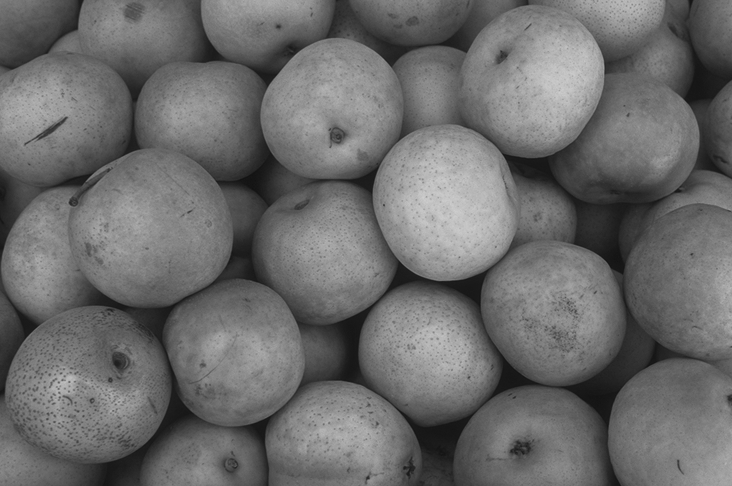
#> input picture Assignment 1/pears.png, 732 x 486 px
$ jupyter execute --allow-errors DIP_PA1.ipynb   (shell and % lines are left out)   (older library calls are emulated)
#> lines starting #> are read from the running program, lines starting #| are printed output that depends on the picture
[cell 1]
from __future__ import print_function, division   # Python 2/3 compatibility
from skimage import io                            # utilities to read and write images in various formats
import numpy as np                                # array manipulation package
import matplotlib.pylab as plt                    # plotting package
plt.rcParams['figure.figsize'] = (15, 10)         # set default figure size
plt.rcParams['image.cmap'] = 'gray'               # set default colormap to gray

# Digital Image Processing - Programming Assignment \#1

The following progamming assignment involves basic histogram processing and spatial domain image (sharpening) filtering tasks. The deadline for returning your work is **31 March 2021 at 23:59. Please, follow carefully the submission instructions given in the end of this notebook.** You are encouraged to seek information in other places than the course book and lecture material but remember **list all your sources under references**.

If you experience problems that you cannot solve using the course material or the Python documentation, or have any questions regarding to the programming assignments, please do not hesitate to contact the course assistant by e-mail at the address XX.

**At first, fill in your personal details below.**

# Personal details:

* **Name(s) and student ID(s): XX**
* **Contact information: XX**

# 1. Histogram operations

In the following, you will have to analyze two images, `pears.png` and `pout.tif`, and their histograms, and to compare the results of two histogram operations, namely histogram equalization and stretching.

Now, perform the following operations in the reserved code cells and answer to the questions written in **bold** into the reserved spaces in **Finnish or English**.

**1.1. Display the images `pears.png` and `pout.tif` and their histograms in the same figure.**

Hint: You can plot the histogram of an image with matplotlib's __[`hist()`](https://matplotlib.org/devdocs/api/_as_gen/matplotlib.pyplot.hist.html)__ function but please note that you have to ravel the pixels of the 2D image into 1D array first.

[cell 2]
# read the test images
pears = io.imread("pears.png")
#> pears is the input picture: shape (486, 732); min 17, max 206, mean 107.5
pout = io.imread("pout.tif")
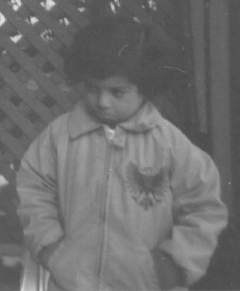
#> input picture Assignment 1/pout.tif, 240 x 291 px
#> pout is the input picture: shape (291, 240); min 74, max 224, mean 110.3
# display the images and their histograms in the same figure
from matplotlib import pyplot
fig = pyplot.figure()
rows = 3
columns = 1

fig.add_subplot(rows, columns, 1)
plt.hist(pears.flatten(),alpha=0.5,label="pears")
plt.hist(pout.flatten(),alpha=0.5,label="pout")
pyplot.legend(loc='upper right')

fig.add_subplot(rows, columns, 2)
pyplot.imshow(pears)

fig.add_subplot(rows, columns, 3)
pyplot.imshow(pout)

pyplot.show()
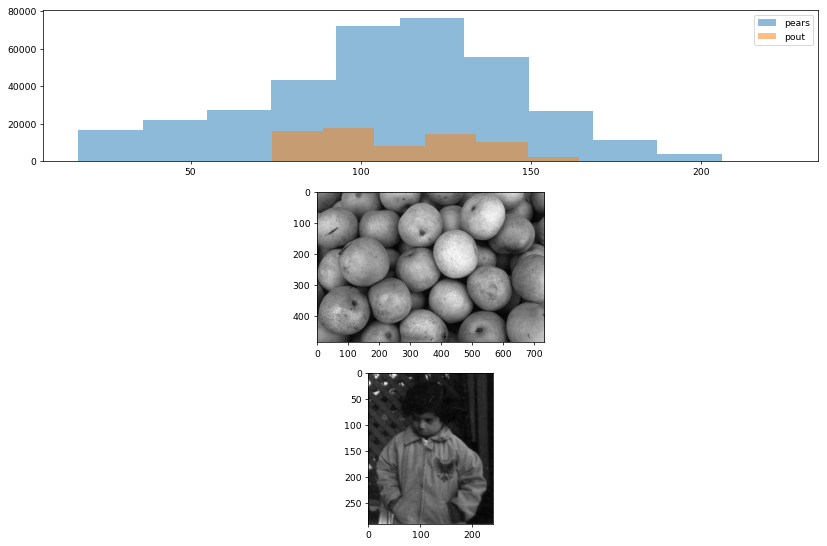
#> figure drawn by matplotlib, 3 panels; panel 1: tallest bar 76636 high, from x = 111.5 to 130.4; panel 1: tallest bar 17940 high, from x = 89 to 104

**Compare the two images and their histograms. What can you say about the contrast of the images?**

`The contrast of the image "pears" is a lot higher than that of the image "pout". This conclusion can be made because of the much wider histogram of "pears" compared to "pout".`

### Histogram equalization

**1.2. Perform histogram equalization with the function __[`exposure.equalize_hist()`](http://scikit-image.org/docs/dev/api/skimage.exposure.html#skimage.exposure.equalize_hist)__ and display the resulting images and their histograms in the same figure.**

Hint: Please note that `exposure.equalize_hist()` function returns `float64` image. You need to __[convert the image back to `uint8`](http://scikit-image.org/docs/dev/user_guide/data_types.html)__ after histogram equalization so that the intensity value range of the resulting and original histograms are comparable.

[cell 3]
from skimage import exposure
from skimage import img_as_ubyte

# perform histogram equalization and convert data type from 'float64' back to 'uint8' after histogram equalization
pearseq = img_as_ubyte(exposure.equalize_hist(pears))
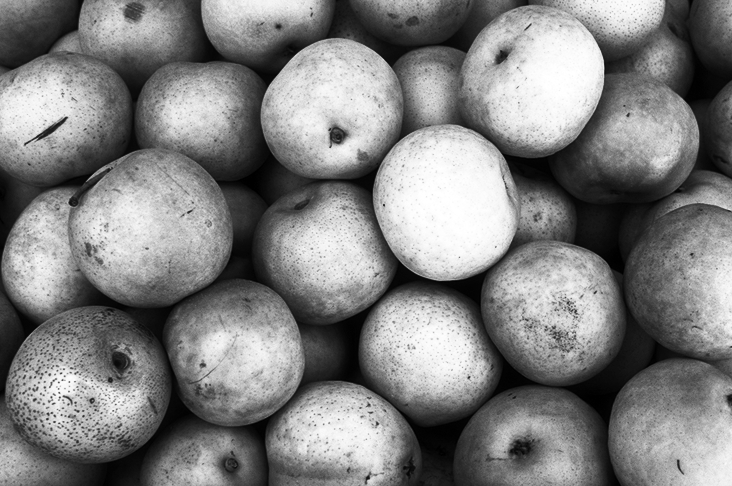
#> pearseq: shape (486, 732); min 0, max 255, mean 128.5
pouteq = img_as_ubyte(exposure.equalize_hist(pout))
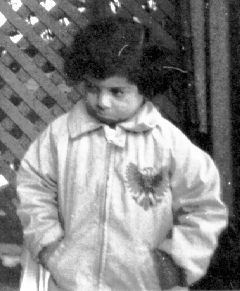
#> pouteq: shape (291, 240); min 0, max 255, mean 130.4
# display resulting images and their histograms in the same figure
fig = pyplot.figure()
rows = 3
columns = 1

fig.add_subplot(rows, columns, 1)
plt.hist(pearseq.flatten(),alpha=0.5,label="pears")
plt.hist(pouteq.flatten(),alpha=0.5,label="pout")
pyplot.legend(loc='upper right')

fig.add_subplot(rows, columns, 2)
pyplot.imshow(pearseq)

fig.add_subplot(rows, columns, 3)
pyplot.imshow(pouteq)

pyplot.show()
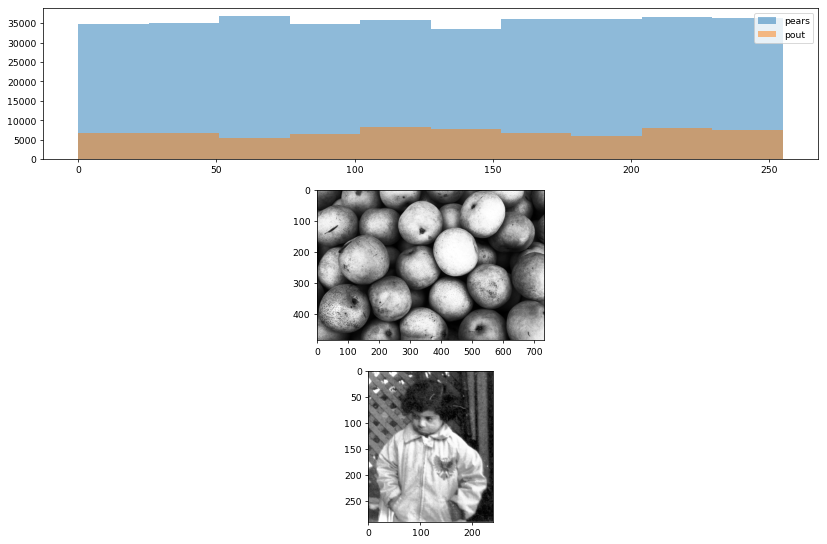
#> figure drawn by matplotlib, 3 panels; panel 1: tallest bar 36953 high, from x = 51 to 76.5; panel 1: tallest bar 8315 high, from x = 102 to 127.5

**Again, compare the two images. Did histogram equalization help in increasing image contrast? Why or why not?**

`Histogram equalization did increase the image contrast for both images. This conclusion can be made because the histogram bars now cover the entire range from 0 to 255`

### Contrast stretching

Another way of improving the contrast in an image is to simply stretch the original pixel values over an extended dynamic range using a linear scaling function. For instance, in case of an `uint8` image, the desired value range of a contrast-stretched image could be the full range from 0 to 255.

Intuitively, one could perform contrast-stretching by selecting the minimum and maximum values of the original image and map these values to 0 and 255, respectively, and linearly scale all other pixel values in between accordingly. However, even a single outlier pixel value (high or low) can affect the input scaling range too much when outcome of the histogram stretching is not particularly good.

A more robust approach is to map the intensity values so that e.g. 1st and 99th percentiles of the histogram are saturated at the minimum and maximum values of the desired intensity range. In other words, 1% of the pixels of both low and high intensities will be mapped to 0 and 255 in the contrast-stretched image while rest are scaled linearly in between.

**1.3. Now, perform contrast stretching on the original images with the help of functions __[`np.percentile()`](https://docs.scipy.org/doc/numpy-dev/reference/generated/numpy.percentile.html)__ and __[`exposure.rescale_intensity()`](http://scikit-image.org/docs/dev/api/skimage.exposure.html#skimage.exposure.rescale_intensity)__ so that the full range from 0 and 255 is utilized based on the 1st and 99th percentiles of their histograms. Then, display the resulting images and their histograms in the same figure.**

[cell 4]
# find the 1st and 99th percentiles of each image
pearsper = tuple(np.percentile(pears,[1,99]))
#> pearsper = (24, 189)
poutper = tuple(np.percentile(pout,[1,99]))
#> poutper = (78, 161)
# rescale the intensities of both images to full 'uint8' range [0, 255] based on their 1st and 99th percentiles
pearsrs = exposure.rescale_intensity(pears, pearsper)
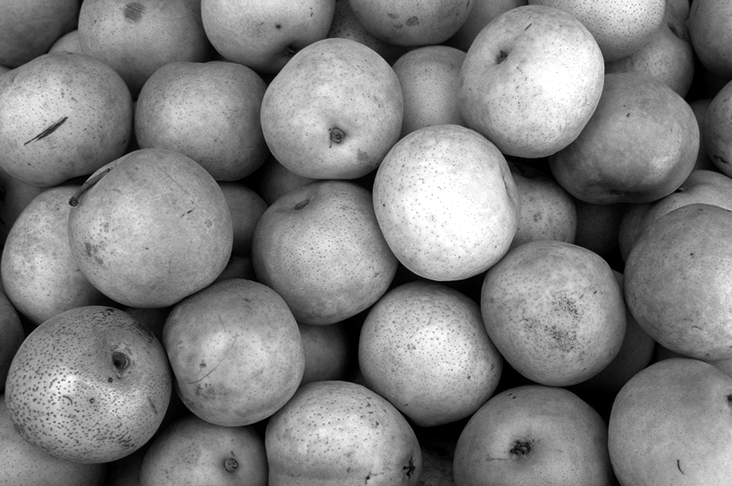
#> pearsrs: shape (486, 732); min 0, max 255, mean 128.5
poutrs = exposure.rescale_intensity(pout, poutper)
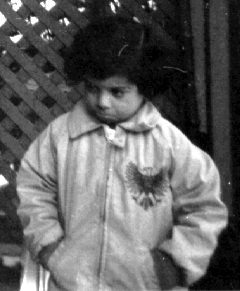
#> poutrs: shape (291, 240); min 0, max 255, mean 98.2
# display resulting images and their histograms
fig = pyplot.figure()
rows = 3
columns = 1

fig.add_subplot(rows, columns, 1)
plt.hist(pearsrs.flatten(),alpha=0.5,label="pears")
plt.hist(poutrs.flatten(),alpha=0.5,label="pout")
pyplot.legend(loc='upper right')

fig.add_subplot(rows, columns, 2)
pyplot.imshow(pearsrs)

fig.add_subplot(rows, columns, 3)
pyplot.imshow(poutrs)

pyplot.show()
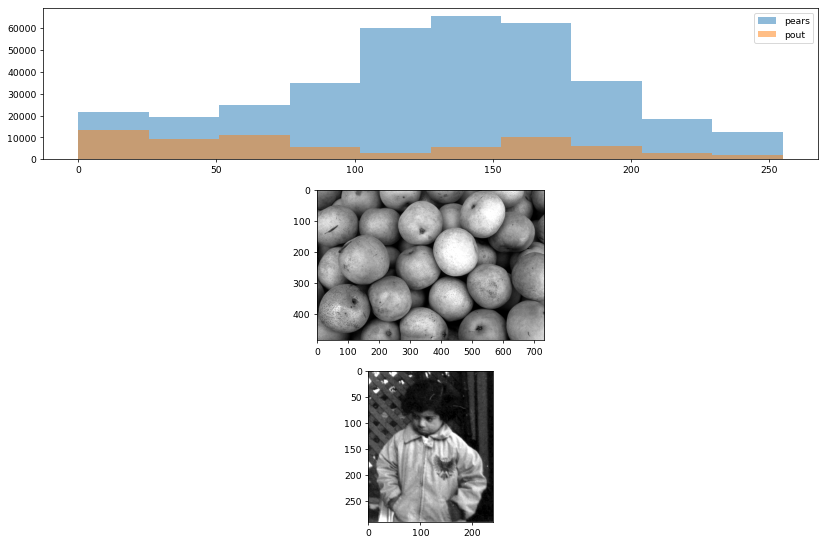
#> figure drawn by matplotlib, 3 panels; panel 1: tallest bar 65729 high, from x = 127.5 to 153; panel 1: tallest bar 13608 high, from x = 0 to 25.5

### Comparison

**1.4. Finally, display the original `pears.png` image, and its histogram-equalized and contrast-stretched versions and the corresponding histograms into one figure (in total six images in one figure). Do the same for `pout.tif` as well.**

[cell 5]
# 6 subplots for 'pears.png'
fig = pyplot.figure()
rows = 3
columns = 2

fig.add_subplot(rows, columns, 1)
pyplot.imshow(pears)

fig.add_subplot(rows, columns, 2)
plt.hist(pears.flatten(),alpha=0.5,label="pears")

fig.add_subplot(rows, columns, 3)
pyplot.imshow(pearseq)

fig.add_subplot(rows, columns, 4)
plt.hist(pearseq.flatten(),alpha=0.5,label="pears")

fig.add_subplot(rows, columns, 5)
pyplot.imshow(pearsrs)

fig.add_subplot(rows, columns, 6)
plt.hist(pearsrs.flatten(),alpha=0.5,label="pears")

pyplot.show()
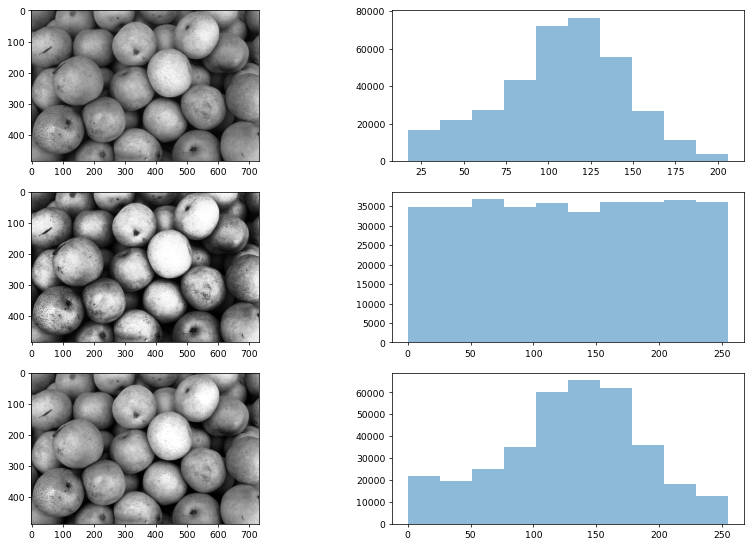
#> figure drawn by matplotlib, 6 panels; panel 2: tallest bar 76636 high, from x = 111.5 to 130.4; panel 4: tallest bar 36953 high, from x = 51 to 76.5; panel 6: tallest bar 65729 high, from x = 127.5 to 153
# 6 subplots for 'pout.tif'
fig = pyplot.figure()
rows = 3
columns = 2

fig.add_subplot(rows, columns, 1)
pyplot.imshow(pout)

fig.add_subplot(rows, columns, 2)
plt.hist(pout.flatten(),alpha=0.5,label="pout")

fig.add_subplot(rows, columns, 3)
pyplot.imshow(pouteq)

fig.add_subplot(rows, columns, 4)
plt.hist(pouteq.flatten(),alpha=0.5,label="pout")

fig.add_subplot(rows, columns, 5)
pyplot.imshow(poutrs)

fig.add_subplot(rows, columns, 6)
plt.hist(poutrs.flatten(),alpha=0.5,label="pout")

pyplot.show()
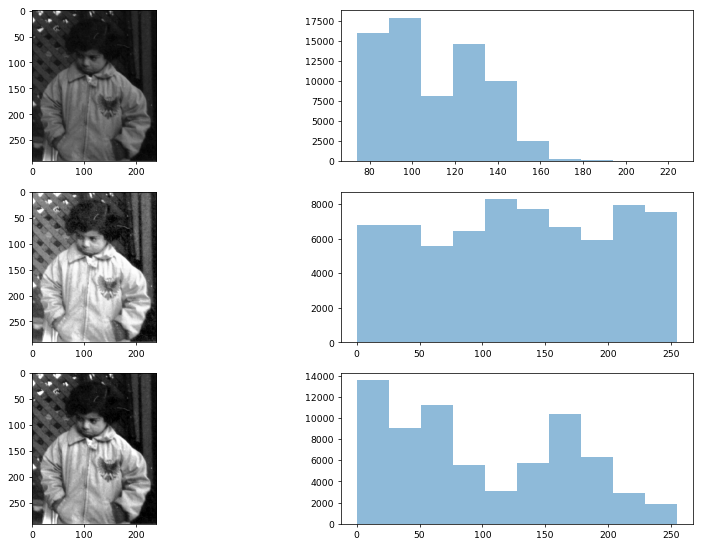
#> figure drawn by matplotlib, 6 panels; panel 2: tallest bar 17940 high, from x = 89 to 104; panel 4: tallest bar 8315 high, from x = 102 to 127.5; panel 6: tallest bar 13608 high, from x = 0 to 25.5
